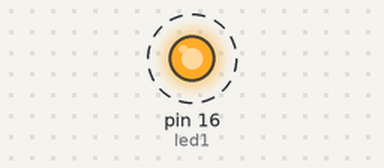
The sketch below on a simulated Arduino Uno, built with avr-gcc and run on an emulated ATmega328P. On the bench: output pins drawn as LEDs (lit = HIGH). Dashed ring = blinking.

Above: at 0.5 s.
Timing chart, 0 to 4.6 s (numbered marks = the images above):
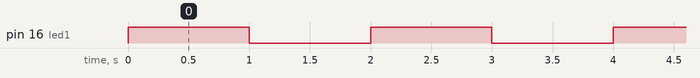

Measured:
- by itself, pin 16 (led1): alternates HIGH for 1.0 s and LOW for 1.0 s

The sketch:

lab1-1.ino
```cpp
int led1 = 16;

void setup() {

  pinMode (led1, OUTPUT);

}

void loop() {
  digitalWrite(led1, HIGH);
  delay (1000);
  digitalWrite(led1, LOW);
  delay (1000);


}
```
